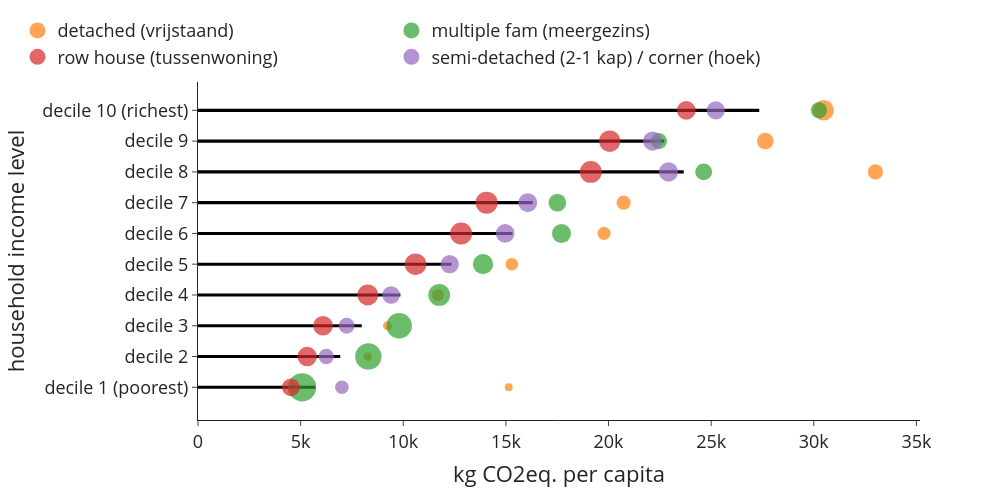

This figure's notebook cell:
### Code cell
#floor area per income level
use_m2_total_inc = (ghg_annual.sum(1)*use['n_hhd']).groupby(level=0, sort=False).sum() #m2 total in each group summed by income level
use_cap_total_inc = use['n_hhdmem2019'].groupby(level=0, sort=False).sum() #no. of people in each group summed by income level
use_m2_per_cap_inc = use_m2_total_inc / use_cap_total_inc #m2/cap in each income group
use_m2_per_cap_inc.plot(kind='bar') #per person
"""interpretation: especially the highest income decile has considerably more floor area available than the vast majority"""

#floor area per income level and building type
use_m2_total_inc_type = (ghg_annual.sum(1)*use['n_hhd']).groupby(level=[0,1], sort=False).sum() #m2 total in each group summed by income level
use_cap_total_inc_type = use['n_hhdmem2019'].groupby(level=[0,1], sort=False).sum() #no. of people in each group summed by income level
use_m2_per_cap_inc_type = use_m2_total_inc_type / use_cap_total_inc_type #m2/cap in each income group

#preparing the dataframes for plotting
df = use_m2_per_cap_inc
df2=use_m2_per_cap_inc_type.rename('value').to_frame()
df2['n_hhd'] = use['n_hhd'].groupby(level=[0,1], sort=False).sum()
df2 = df2.reset_index()

#plot
colors = ['#000000', #construction
                            '#fe6100', #buildings                                              
                                        '#648fff', #roads
                                        '#785ef0', #railways
                                        '#ffb000', #electricity
                                        '#808080', #other civil engineering
                                        '#000000', #construction
                                        ]
fig = px.bar(df, x=df.values, y=df.index,  
             labels={'x':'kg CO2eq. per capita', 'inc_lab':'household income level'}, 
             template='simple_white', 
             color_discrete_sequence=colors) 
fig.update_layout(width=1000, height=500, 
                      #xaxis_tickformat = '.0%',
                      font=dict(size=18),
                      bargap=0.9,
                      legend=dict(
        orientation="h",
        #entrywidth=70,
        yanchor="bottom",
        y=1.02,
        xanchor="left",
        x=-0.25,
    ))

df2=use_m2_per_cap_inc_type.rename('value').to_frame()
df2['n_hhd'] = use['n_hhd'].groupby(level=[0,1], sort=False).sum()

for i in df2.index.levels[1].to_list():
    df_plot = df2.xs(i, level=1)
    fig.add_trace(go.Scatter(
            y=df_plot.index, 
            x=df_plot['value'],
            mode='markers',
            name=i,
            marker=dict(size=df_plot['n_hhd'],
                        sizemode='area',
                        sizeref=4*max(df2['n_hhd'])/(40.**2),
                        sizemin=4,
                        #color=10*[0, 1, 2, 3],
                        ),
            showlegend=True
        ))
fig.update_traces(marker_line_width=0)
fig.write_image('visualisations/bubblechart_ghg_per_cap_inc_type.png', scale=3)
fig.show()

### Figure 1 — Plotly figure (JSON) as saved in the notebook; plotly's stock layout.template omitted (floating-point values rounded to 4 significant figures)
{"data": [{"alignmentgroup": "True", "hovertemplate": "kg CO2eq. per capita=%{x}<br>household income level=%{y}<extra></extra>", "legendgroup": "", "marker": {"color": "#000000", "line": {"width": 0}, "pattern": {"shape": ""}}, "name": "", "offsetgroup": "", "orientation": "h", "showlegend": false, "textposition": "auto", "type": "bar", "x": [5719.0, 6930.0, 7979.0, 9860.0, 12350.0, 15320.0, 16300.0, 23660.0, 22710.0, 27340.0], "xaxis": "x", "y": ["decile 1 (poorest)", "decile 2", "decile 3", "decile 4", "decile 5", "decile 6", "decile 7", "decile 8", "decile 9", "decile 10 (richest)"], "yaxis": "y"}, {"marker": {"line": {"width": 0}, "size": [32320, 27910, 41930, 72855, 81515, 90250, 104745, 120350, 145640, 218120], "sizemin": 4, "sizemode": "area", "sizeref": 1040.0}, "mode": "markers", "name": "detached (vrijstaand)", "showlegend": true, "type": "scatter", "x": [15140.0, 8266.0, 9234.0, 11680.0, 15290.0, 19780.0, 20740.0, 33000.0, 27640.0, 30480.0], "y": ["decile 1 (poorest)", "decile 2", "decile 3", "decile 4", "decile 5", "decile 6", "decile 7", "decile 8", "decile 9", "decile 10 (richest)"]}, {"marker": {"line": {"width": 0}, "size": [416060, 361150, 337315, 246645, 212625, 186565, 163695, 147490, 137225, 136870], "sizemin": 4, "sizemode": "area", "sizeref": 1040.0}, "mode": "markers", "name": "multiple fam (meergezins)", "showlegend": true, "type": "scatter", "x": [5072.0, 8300.0, 9801.0, 11750.0, 13890.0, 17710.0, 17510.0, 24640.0, 22450.0, 30250.0], "y": ["decile 1 (poorest)", "decile 2", "decile 3", "decile 4", "decile 5", "decile 6", "decile 7", "decile 8", "decile 9", "decile 10 (richest)"]}, {"marker": {"line": {"width": 0}, "size": [164910, 195890, 198990, 226990, 242080, 251675, 253250, 250165, 235990, 181885], "sizemin": 4, "sizemode": "area", "sizeref": 1040.0}, "mode": "markers", "name": "row house (tussenwoning)", "showlegend": true, "type": "scatter", "x": [4528.0, 5319.0, 6089.0, 8272.0, 10600.0, 12820.0, 14060.0, 19140.0, 20060.0, 23790.0], "y": ["decile 1 (poorest)", "decile 2", "decile 3", "decile 4", "decile 5", "decile 6", "decile 7", "decile 8", "decile 9", "decile 10 (richest)"]}, {"marker": {"line": {"width": 0}, "size": [95375, 123415, 130265, 162040, 172410, 180150, 186740, 190495, 189465, 171400], "sizemin": 4, "sizemode": "area", "sizeref": 1040.0}, "mode": "markers", "name": "semi-detached (2-1 kap) / corner (hoek)", "showlegend": true, "type": "scatter", "x": [7010.0, 6249.0, 7240.0, 9407.0, 12260.0, 14960.0, 16070.0, 22920.0, 22150.0, 25220.0], "y": ["decile 1 (poorest)", "decile 2", "decile 3", "decile 4", "decile 5", "decile 6", "decile 7", "decile 8", "decile 9", "decile 10 (richest)"]}], "layout": {"bargap": 0.9, "barmode": "relative", "font": {"size": 18}, "height": 500, "legend": {"orientation": "h", "tracegroupgap": 0, "x": -0.25, "xanchor": "left", "y": 1.02, "yanchor": "bottom"}, "margin": {"t": 60}, "width": 1000, "xaxis": {"anchor": "y", "domain": [0, 1], "title": {"text": "kg CO2eq. per capita"}}, "yaxis": {"anchor": "x", "domain": [0, 1], "title": {"text": "household income level"}}}}
